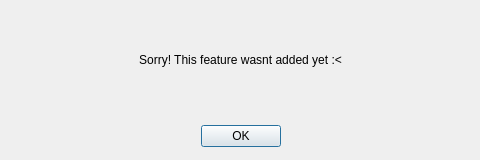
<?xml version="1.0" encoding="UTF-8"?>
<ui version="4.0">
 <class>ErrorNotAdded</class>
 <widget class="QDialog" name="ErrorNotAdded">
  <property name="geometry">
   <rect>
    <x>0</x>
    <y>0</y>
    <width>480</width>
    <height>160</height>
   </rect>
  </property>
  <property name="windowTitle">
   <string>Error</string>
  </property>
  <widget class="QDialogButtonBox" name="ExitErrorNotAdded">
   <property name="geometry">
    <rect>
     <x>10</x>
     <y>120</y>
     <width>461</width>
     <height>32</height>
    </rect>
   </property>
   <property name="orientation">
    <enum>Qt::Orientation::Horizontal</enum>
   </property>
   <property name="standardButtons">
    <set>QDialogButtonBox::StandardButton::Ok</set>
   </property>
   <property name="centerButtons">
    <bool>true</bool>
   </property>
  </widget>
  <widget class="QLabel" name="LableErrorNotAdded">
   <property name="geometry">
    <rect>
     <x>10</x>
     <y>10</y>
     <width>461</width>
     <height>101</height>
    </rect>
   </property>
   <property name="text">
    <string>Sorry! This feature wasnt added yet :&lt;</string>
   </property>
   <property name="alignment">
    <set>Qt::AlignmentFlag::AlignCenter</set>
   </property>
  </widget>
 </widget>
 <resources/>
 <connections>
  <connection>
   <sender>ExitErrorNotAdded</sender>
   <signal>accepted()</signal>
   <receiver>ErrorNotAdded</receiver>
   <slot>accept()</slot>
   <hints>
    <hint type="sourcelabel">
     <x>248</x>
     <y>254</y>
    </hint>
    <hint type="destinationlabel">
     <x>157</x>
     <y>274</y>
    </hint>
   </hints>
  </connection>
  <connection>
   <sender>ExitErrorNotAdded</sender>
   <signal>rejected()</signal>
   <receiver>ErrorNotAdded</receiver>
   <slot>reject()</slot>
   <hints>
    <hint type="sourcelabel">
     <x>316</x>
     <y>260</y>
    </hint>
    <hint type="destinationlabel">
     <x>286</x>
     <y>274</y>
    </hint>
   </hints>
  </connection>
 </connections>
</ui>
